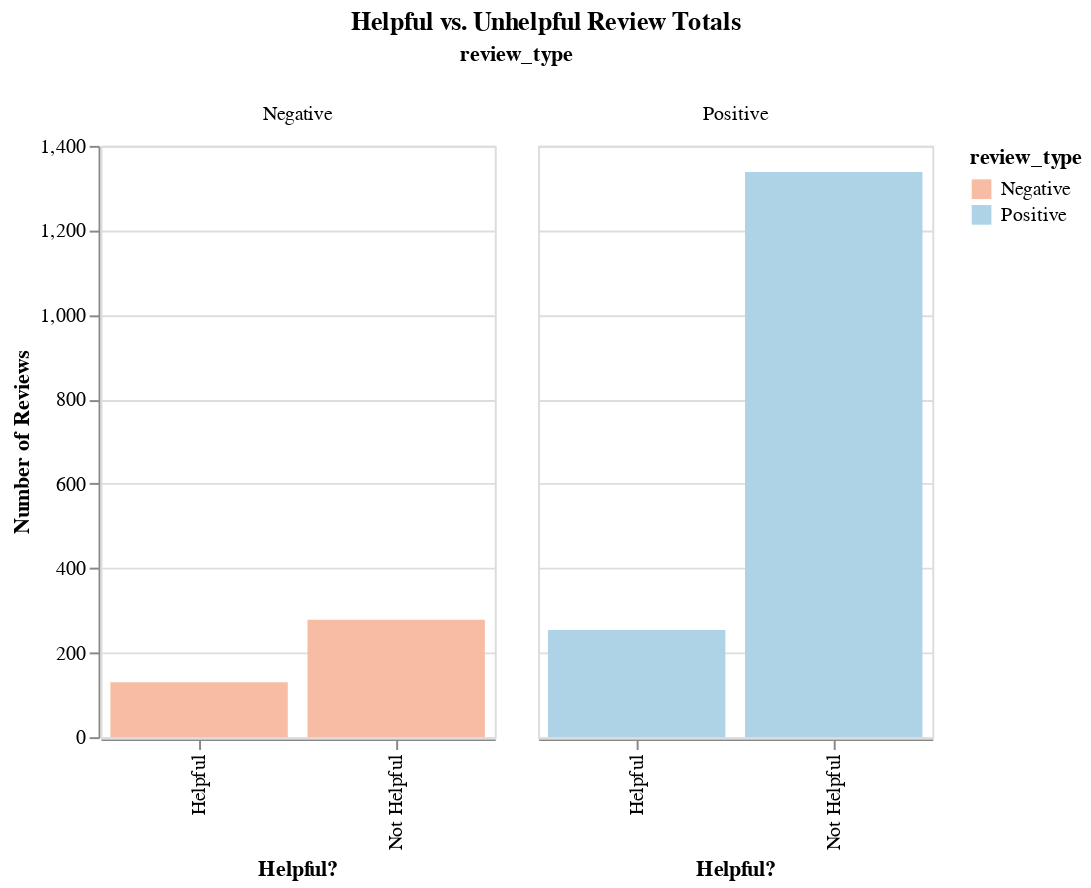

Notebook source saved alongside this figure:
### Code cell
make_chart(predictions)

### Figure 1 — Vega-Lite specification as saved in the notebook (floating-point values rounded to 4 significant figures; data arrays with more than 128 entries replaced by an {"elided": "..."} marker saying what was removed)
{"config": {"view": {"continuousWidth": 300, "continuousHeight": 300}, "title": {"anchor": "middle"}}, "data": {"name": "data-ccb7deed558f614facd799c289f973e9"}, "mark": {"type": "bar"}, "encoding": {"color": {"field": "review_type", "scale": {"scheme": "redblue"}, "type": "nominal"}, "column": {"field": "review_type", "type": "nominal"}, "x": {"field": "Helpful?", "type": "nominal"}, "y": {"aggregate": "count", "axis": {}, "stack": null, "title": "Number of Reviews", "type": "quantitative"}}, "title": "Helpful vs. Unhelpful Review Totals", "width": 200, "$schema": "https://vega.github.io/schema/vega-lite/v5.8.0.json", "datasets": {"data-ccb7deed558f614facd799c289f973e9": {"elided": "2000 records"}}}
